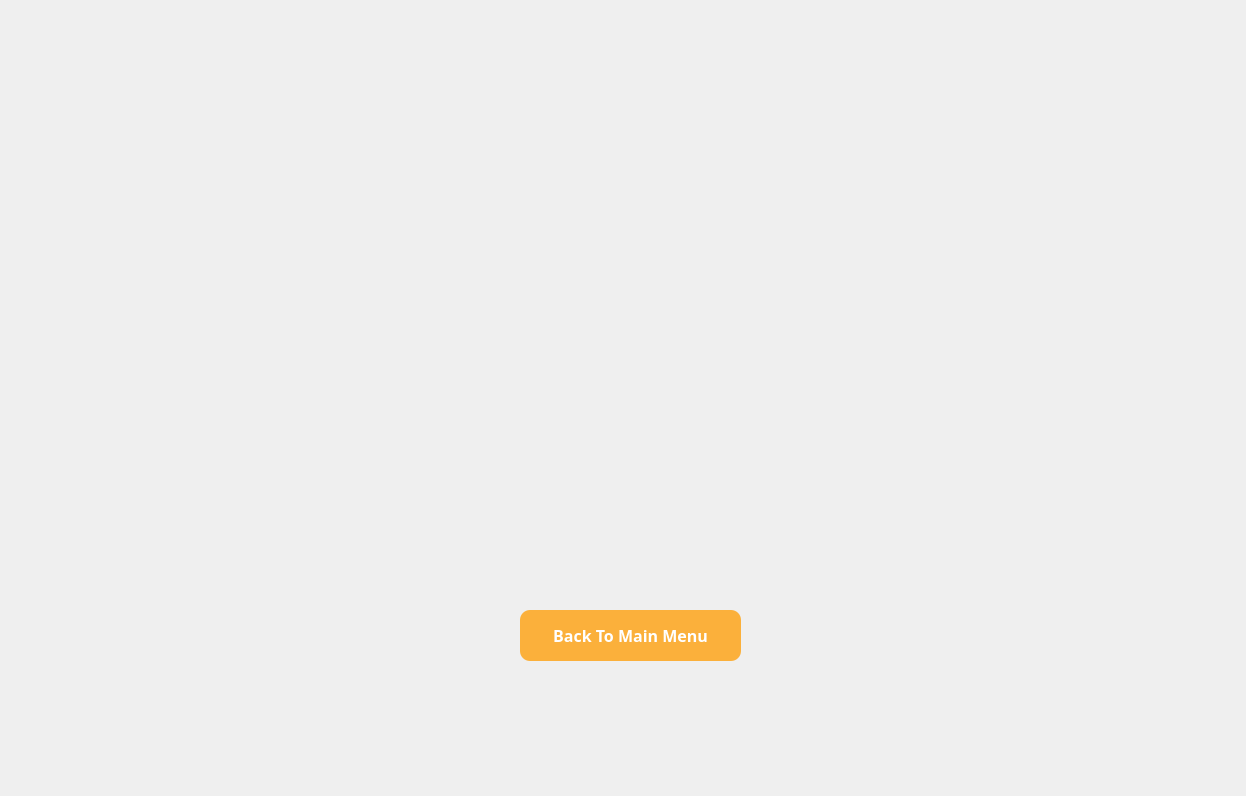
<?xml version="1.0" encoding="UTF-8"?>
<ui version="4.0">
 <class>Dialog</class>
 <widget class="QDialog" name="Dialog">
  <property name="geometry">
   <rect>
    <x>0</x>
    <y>0</y>
    <width>1246</width>
    <height>796</height>
   </rect>
  </property>
  <property name="windowTitle">
   <string>Dialog</string>
  </property>
  <widget class="QLabel" name="label">
   <property name="geometry">
    <rect>
     <x>0</x>
     <y>0</y>
     <width>1246</width>
     <height>796</height>
    </rect>
   </property>
   <property name="acceptDrops">
    <bool>true</bool>
   </property>
   <property name="text">
    <string/>
   </property>
   <property name="pixmap">
    <pixmap>images/infoedited.png</pixmap>
   </property>
   <property name="scaledContents">
    <bool>true</bool>
   </property>
   <property name="wordWrap">
    <bool>false</bool>
   </property>
  </widget>
  <widget class="QPushButton" name="infoeditedbackbutt">
   <property name="geometry">
    <rect>
     <x>520</x>
     <y>610</y>
     <width>221</width>
     <height>51</height>
    </rect>
   </property>
   <property name="font">
    <font>
     <family>Arial Black</family>
     <pointsize>12</pointsize>
     <italic>false</italic>
     <bold>true</bold>
    </font>
   </property>
   <property name="cursor">
    <cursorShape>PointingHandCursor</cursorShape>
   </property>
   <property name="mouseTracking">
    <bool>true</bool>
   </property>
   <property name="tabletTracking">
    <bool>true</bool>
   </property>
   <property name="acceptDrops">
    <bool>false</bool>
   </property>
   <property name="styleSheet">
    <string notr="true">QWidget#infoeditedbackbutt{
background-color: rgb(251, 176, 59);
font: 900 12pt &quot;Arial Black&quot;; color : rgb(255, 255, 255);
border-radius: 10px;}

QWidget#infoeditedbackbutt:hover {
    
    background-color:rgb(238, 223, 146); 
    border: 2px solid #388E3C; 
    padding: 10px 20px; 
    font-size: 15px; 
}</string>
   </property>
   <property name="text">
    <string>Back To Main Menu</string>
   </property>
  </widget>
  <widget class="QWidget" name="widget" native="true">
   <property name="geometry">
    <rect>
     <x>0</x>
     <y>0</y>
     <width>120</width>
     <height>80</height>
    </rect>
   </property>
  </widget>
 </widget>
 <resources/>
 <connections/>
</ui>
